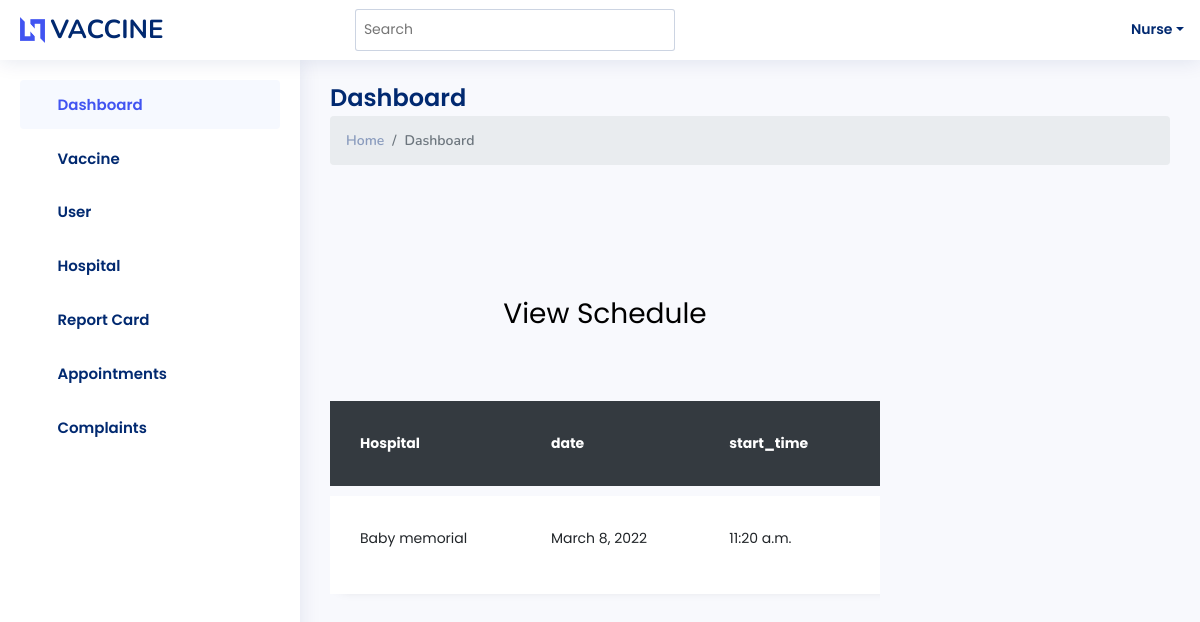
The app's page /viewschedule with its own data.
### proapp/models.py (models this page shows)
class schedule(models.Model):
    Hospital=models.ForeignKey(hospital,on_delete=models.CASCADE)
    date=models.DateField()
    start_time=models.TimeField()
    end_time=models.TimeField()

class hospital(models.Model):
    Hospital_Name=models.CharField(max_length=50)
    place=models.CharField(max_length=50)
    contact_no=models.CharField(max_length=50)
    email=models.EmailField()
    def __str__(self):
        return self.Hospital_Name

### proapp/Nurseviews.py (the view)
def nurse_view_schedule(request):
    data=schedule.objects.all()
    return render(request,'nurse_temp/Nurse_View_Schedule.html',{'data':data})

### templates/nurse_temp/Nurse_View_Schedule.html (shortened to what this page needs)
{% extends 'nurse_temp/Nurse_home.html' %}
{% block content %}
{% load static %}
<html lang="en">
  <head>
	<link rel="stylesheet" href="https://stackpath.bootstrapcdn.com/font-awesome/4.7.0/css/font-awesome.min.css">
	<link rel="stylesheet" href="{% static 'assets_table/css/style.css' %}">
	</head>
	<body>
	<section class="ftco-section">
		<div class="container">
			<div class="row justify-content-center">
				<div class="col-md-6 text-center mb-5">
					<h2 class="heading-section">View Schedule</h2>
				</div>
			</div>
			<div class="row">
				<div class="col-md-12">
					<div class="table-wrap">
						<table class="table">
						  <thead class="thead-dark">
						    <tr>
						      <th>Hospital</th>
						      <th>date</th>
						      <th>start_time</th>
								<th>end_time</th>
						    </tr>
						  </thead>
						  <tbody>
						  {% for i in data %}
						    <tr class="alert" role="alert">
						      <td>{{i.Hospital}}</td>
						      <td>{{i.date}}</td>
						      <td>{{i.start_time}}</td>
								<td>{{i.end_time}}</td>
						    </tr>
						  </tbody>
							{% endfor %}
						</table>
					</div>
				</div>
			</div>
		</div>
	</section>
	</div>
	</body>
</html>
{% endblock %}

### static/assets/css/style.css (style rules this page uses)
:root { scroll-behavior: smooth; }
body { font-family: "Open Sans", sans-serif; background: #f6f9ff; color: #444444; }
h1, h2, h3, h4, h5, h6 { font-family: "Nunito", sans-serif; }

### records on screen
schedule: Hospital "Baby memorial", date "March 8, 2022", start_time "11:20 a.m."
